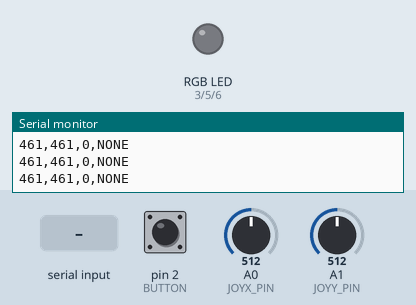
Bench run of a sketch on a simulated Arduino Uno, built with avr-gcc and run on an emulated ATmega328P. Parts: an RGB LED mixed from three pins (HIGH = lit), the last lines printed to the serial monitor. The inputs (shaded band) are chosen by the test bench; at power-on: A0 (JOYX_PIN) = 512, A1 (JOYY_PIN) = 512, pin 2 (BUTTON) HIGH. Random numbers use the default seed unless the sketch sets one.

Above: at 2.2 s.
2.3 s: "z90\n" received over Serial
At 3.7 s:
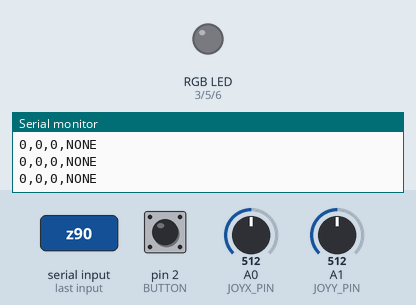
5.3 s: A0 (JOYX_PIN) set to 530
8.3 s: A1 (JOYY_PIN) set to 504
At 9.7 s:
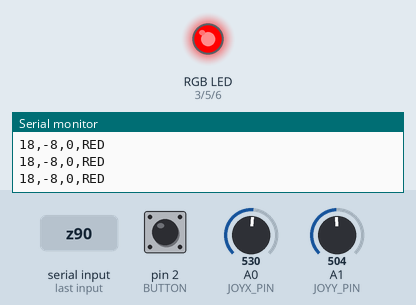
11.3 s: byte 122 ('z') received over Serial
At 21.0 s:
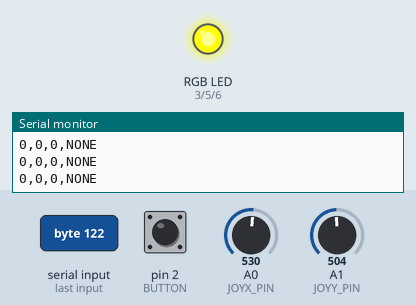
Timing chart, 0 to 21.3 s (numbered marks = the images above; inputs shaded):
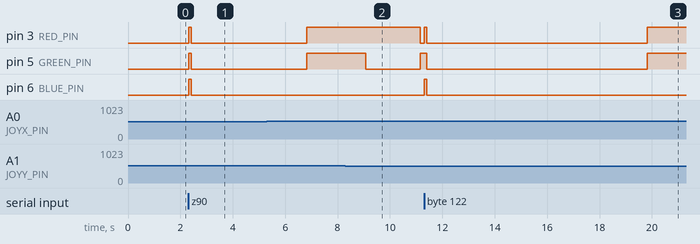

Measured:
- the behaviour switches between 512 and 511 on A1 (JOYY_PIN) (found by bisection; images 1 and 2)
- after the input at 2.3 s, pin 3 (RED_PIN), pin 5 (GREEN_PIN), pin 6 (BLUE_PIN): LOW → HIGH at once, → LOW 0.10 s later
- after the input at 11.3 s, pin 5 (GREEN_PIN): HIGH → LOW after 0.11 s, → HIGH 8.4 s later; pin 6 (BLUE_PIN): LOW → HIGH at once, → LOW 0.10 s later

The sketch:

FinalProjectArduino.ino
```cpp
const int JOYX_PIN = A0;
const int JOYY_PIN = A1;
const int BUTTON = 2;
const int RED_PIN = 3;
const int GREEN_PIN = 5;
const int BLUE_PIN = 6;

const int NUM_READINGS = 10;

struct AxisReadings {
  int readIndex;
  int readings[NUM_READINGS];
  float total = 0;
  int average = 0;
  int zeroed;
} xAxisReadings, yAxisReadings;

bool zeroing = false;
bool ready = false;
bool buttonPressed = false;
bool lastButtonState = HIGH;
unsigned long lastDebounceTime = 0;
unsigned long debounceDelay = 50;

void setup() {
  Serial.begin(9600);
  delay(1000);
  zeroing = true;
  pinMode(BUTTON, INPUT_PULLUP);
  pinMode(RED_PIN, OUTPUT);
  pinMode(GREEN_PIN, OUTPUT);
  pinMode(BLUE_PIN, OUTPUT);

  analogWrite(RED_PIN, 0);
  analogWrite(GREEN_PIN, 0);
  analogWrite(BLUE_PIN, 0);

  for (int i = 0; i < NUM_READINGS; i++) {
    xAxisReadings.readings[i] = yAxisReadings.readings[i] = 0;
  }
}

void loop() {
  static unsigned long lastColorSwitch = 0;
  static int currentPhase = 0;
  static unsigned long phaseDuration = random(5000, 10000);

  unsigned long now = millis();
  if(now - lastColorSwitch > phaseDuration){
    lastColorSwitch = now;
    currentPhase = (currentPhase + 1) % 3;

    if(currentPhase == 0){
        setColor(0, 255, 0);
        phaseDuration = random(5000,10000);
    } else if(currentPhase == 1){
        setColor(255, 255, 0);
        phaseDuration = random(2000, 3000);
    } else if(currentPhase == 2){
      setColor(255,0,0);
      phaseDuration = random(2000, 4000);
    }
  }
  handleSerialCommands();

  int xValue = analogRead(JOYX_PIN);
  int yValue = analogRead(JOYY_PIN);
  int rawButtonState = digitalRead(BUTTON);

  if (rawButtonState != lastButtonState) {
    lastDebounceTime = millis();
  }

  if ((millis() - lastDebounceTime) > debounceDelay) {
    buttonPressed = (rawButtonState == LOW);
  }

  lastButtonState = rawButtonState;

  smoothAxis(&xAxisReadings, xValue);
  smoothAxis(&yAxisReadings, yValue);

  if (zeroing) {
    xAxisReadings.zeroed = xAxisReadings.average;
    yAxisReadings.zeroed = yAxisReadings.average;
    zeroing = false;
    ready = true;
  }

  if (ready) {
    String lightStatus = currentPhase == 2 ? "RED" : "NONE";  // RED phase = 2
    Serial.print(xAxisReadings.average - xAxisReadings.zeroed);
    Serial.print(",");
    Serial.print(yAxisReadings.average - yAxisReadings.zeroed);
    Serial.print(",");
    Serial.print(buttonPressed ? "1" : "0");
    Serial.print(",");
    Serial.println(lightStatus);
  }

  delay(16);
}

void handleSerialCommands() {
  while (Serial.available() > 0) {
    char c = Serial.read();

    if (c == 'z') {
      zeroing = true;
      setColor(255, 255, 255);
      delay(100);
      setColor(0, 0, 0);
      while (Serial.available()) Serial.read();
    }
    else if (c == 'r') {
      String rgbString = Serial.readStringUntil('\n');
      int firstComma = rgbString.indexOf(',');
      int secondComma = rgbString.indexOf(',', firstComma + 1);

      if (firstComma != -1 && secondComma != -1) {
        int red = rgbString.substring(0, firstComma).toInt();
        int green = rgbString.substring(firstComma + 1, secondComma).toInt();
        int blue = rgbString.substring(secondComma + 1).toInt();
        setColor(red, green, blue);
      }
    }
  }
}

void smoothAxis(AxisReadings *readings, int newValue) {
  int index = readings->readIndex;
  readings->total -= readings->readings[index];
  readings->readings[index] = newValue;
  readings->total += newValue;
  readings->readIndex++;

  if (readings->readIndex >= NUM_READINGS) {
    readings->readIndex = 0;
  }

  readings->average = round(readings->total / NUM_READINGS);
}

void setColor(int red, int green, int blue) {
  analogWrite(RED_PIN, red);
  analogWrite(GREEN_PIN, green);
  analogWrite(BLUE_PIN, blue);
}
```
